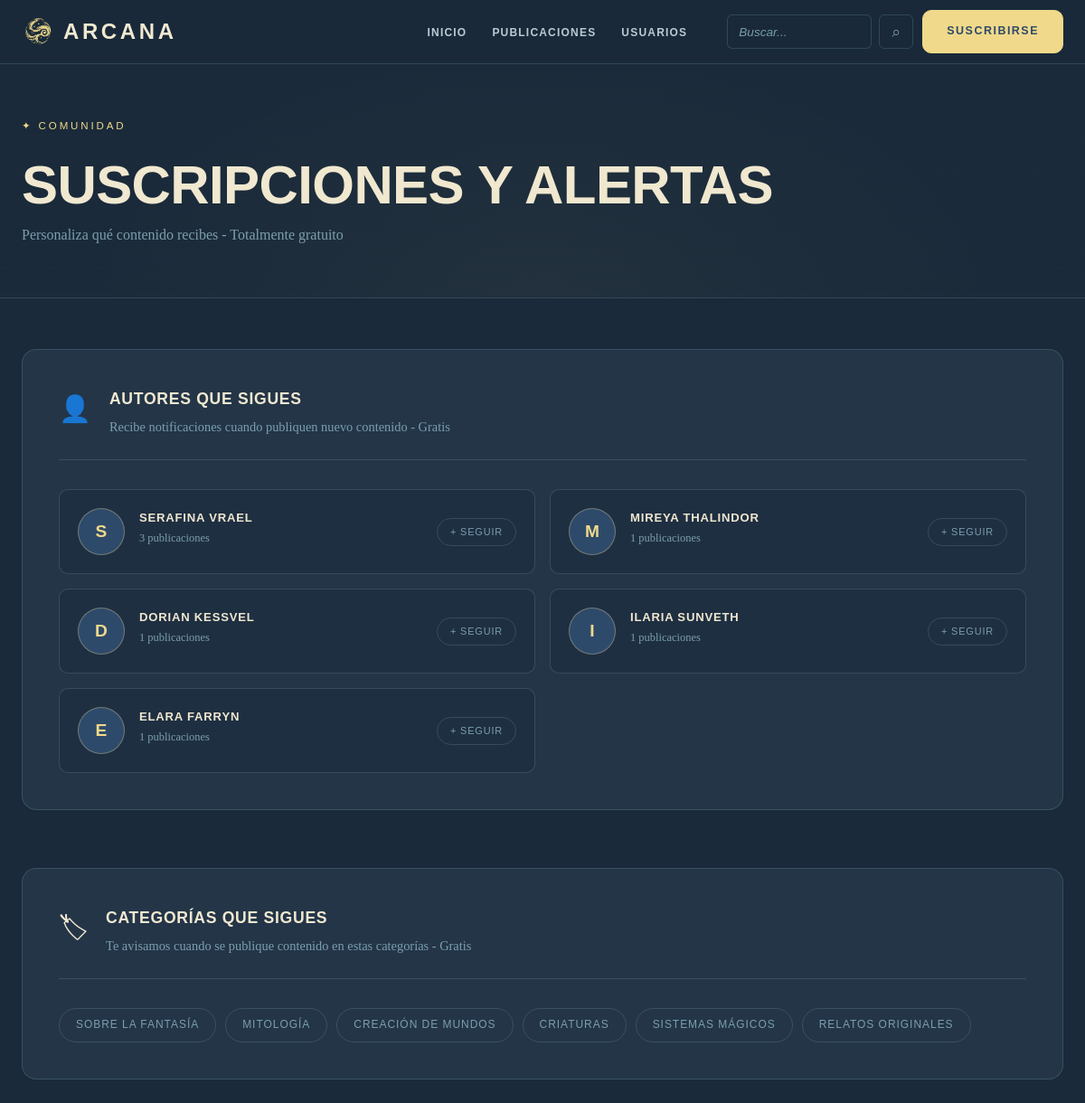
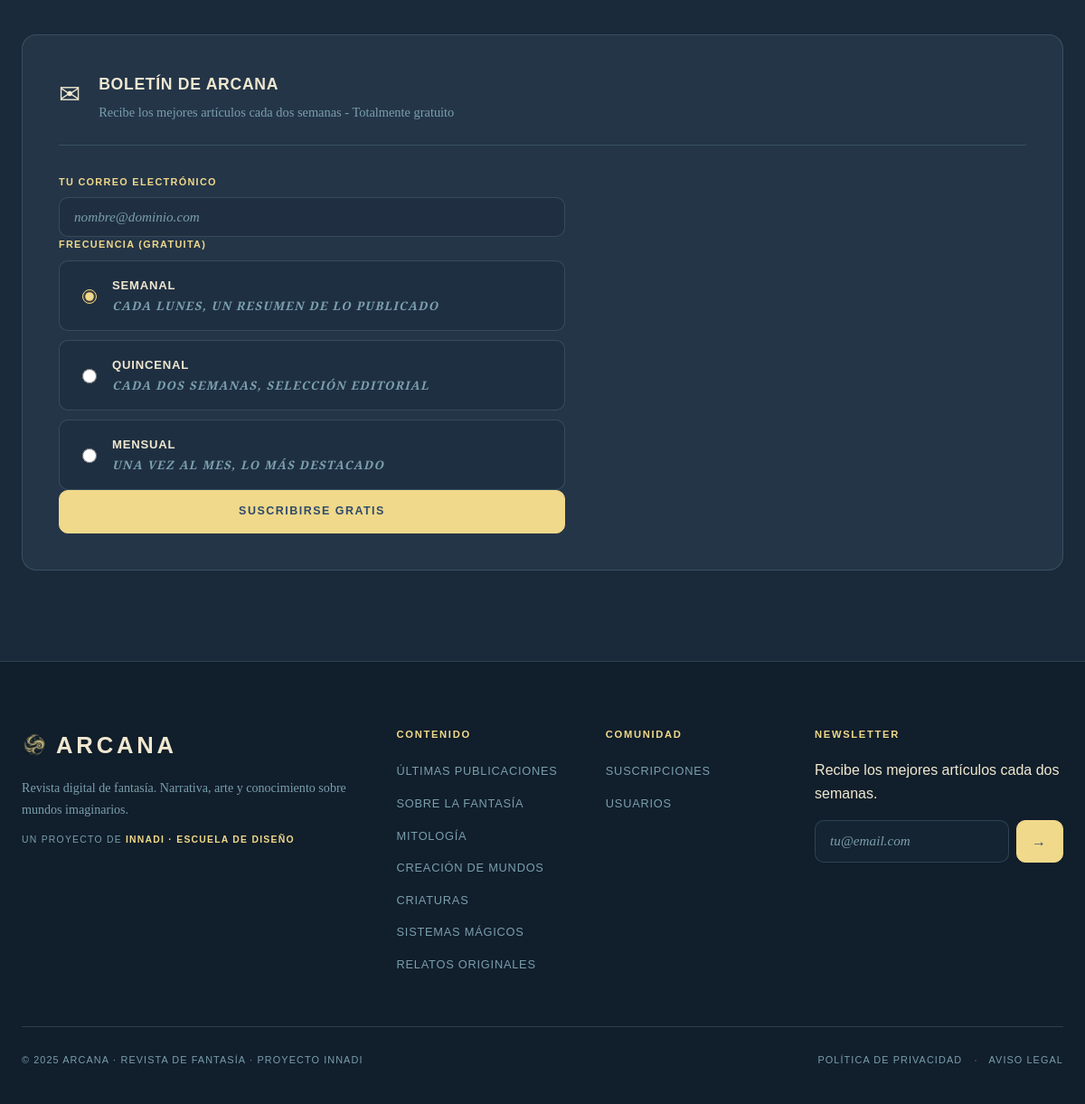
The page /suscripciones.php on the database its author committed (2 pictures, top to bottom).
### tables this page shows
CREATE TABLE IF NOT EXISTS usuarios (
    id INT AUTO_INCREMENT PRIMARY KEY,
    username VARCHAR(50) UNIQUE NOT NULL,
    email VARCHAR(100) UNIQUE NOT NULL,
    password VARCHAR(255) NOT NULL,
    nombre VARCHAR(100),
    bio TEXT,
    avatar VARCHAR(255) DEFAULT 'A',
    fecha_registro TIMESTAMP DEFAULT CURRENT_TIMESTAMP
);

CREATE TABLE IF NOT EXISTS categorias (
    id INT AUTO_INCREMENT PRIMARY KEY,
    nombre VARCHAR(50) NOT NULL,
    descripcion TEXT,
    icono VARCHAR(10) DEFAULT '⚔',
    slug VARCHAR(50) UNIQUE NOT NULL
);

### suscripciones.php (the view, shortened to what this page needs)
<?php
require_once 'db/conexion.php';
?>
<!DOCTYPE html>
<html lang="es">
<head>
  <link rel="stylesheet" href="assets/css/revista.css">
  <link rel="stylesheet" href="assets/css/estilo.css">
</head>
<body>
  <nav class="nav" id="nav">
    <div class="nav-inner">
      <a href="index.php" class="nav-logo">
        <img src="assets/img/ico.png" class="nav-logo-img" alt="Arcana">
        <span class="nav-logo-text">Arcana</span>
      </a>
      <ul class="nav-links">
        <li><a href="index.php" class="nav-link">Inicio</a></li>
        <li><a href="categorias.php" class="nav-link">Publicaciones</a></li>
        <li><a href="usuario.php" class="nav-link">Usuarios</a></li>
      </ul>
      <div class="nav-actions">
        <form action="buscar.php" method="GET" style="display:flex;gap:8px;">
          <input type="search" name="q" placeholder="Buscar..." style="background:rgba(26,42,58,0.5);border:1px solid var(--color-border);border-radius:6px;padding:8px 12px;color:var(--color-text);font-family:var(--font-ui);font-size:0.85rem;width:160px;">
          <button type="submit" class="nav-search-btn">⌕</button>
        </form>
        <a href="suscripciones.php" class="btn btn-primary nav-cta">Suscribirse</a>
      </div>
    </div>
  </nav>
  <div class="page active">
    <div class="subpage-hero">
      <div class="container">
        <p class="hero-eyebrow">✦ Comunidad</p>
        <h1 class="subpage-title">Suscripciones y alertas</h1>
        <p class="subpage-subtitle">Personaliza qué contenido recibes - Totalmente gratuito</p>
      </div>
    </div>
    <div class="container subs-layout">
      <section class="subs-section">
        <div class="subs-section-header">
          <div class="subs-section-icon">👤</div>
          <div>
            <h2>Autores que sigues</h2>
            <p>Recibe notificaciones cuando publiquen nuevo contenido - Gratis</p>
          </div>
        </div>
        <div class="authors-grid">
          <?php
          $autores = $conexion->query("SELECT u.*, COUNT(a.id) as total_art FROM usuarios u LEFT JOIN articulos a ON u.id = a.autor_id GROUP BY u.id");
          while($autor = $autores->fetch_assoc()):
          ?>
          <div class="author-sub-card" id="author-card-<?php echo $autor['id']; ?>">
            <div class="author-avatar" style="width:52px;height:52px;font-size:1.2rem;"><?php echo $autor['avatar']; ?></div>
            <div class="author-sub-info">
              <strong><?php echo htmlspecialchars($autor['nombre']); ?></strong>
              <span><?php echo $autor['total_art']; ?> publicaciones</span>
            </div>
            <button class="sub-toggle" onclick="toggleSub(<?php echo $autor['id']; ?>, this)">+ Seguir</button>
          </div>
          <?php endwhile; ?>
        </div>
      </section>
      <section class="subs-section">
        <div class="subs-section-header">
          <div class="subs-section-icon">🏷</div>
          <div>
            <h2>Categorías que sigues</h2>
            <p>Te avisamos cuando se publique contenido en estas categorías - Gratis</p>
          </div>
        </div>
        <div class="tags-sub-grid">
          <?php
          $cats = $conexion->query("SELECT * FROM categorias");
          while($cat = $cats->fetch_assoc()):
          ?>
          <button class="tag-sub-btn" onclick="this.classList.toggle('active')"><?php echo $cat['nombre']; ?></button>
          <?php endwhile; ?>
        </div>
      </section>
      <section class="subs-section">
        <div class="subs-section-header">
          <div class="subs-section-icon">✉</div>
          <div>
            <h2>Boletín de Arcana</h2>
            <p>Recibe los mejores artículos cada dos semanas - Totalmente gratuito</p>
          </div>
        </div>
        <div class="newsletter-config">
          <div class="newsletter-form-wrap">
            <form action="" method="POST">
              <div class="field">
                <label>Tu correo electrónico</label>
                <input type="email" name="email" placeholder="nombre@dominio.com" required>
              </div>
              <div class="field">
                <label>Frecuencia (Gratuita)</label>
                <div class="freq-options">
                  <label class="freq-option">
                    <input type="radio" name="freq" value="semanal" checked>
                    <span class="freq-label">
                      <strong>Semanal</strong>
                      <em>Cada lunes, un resumen de lo publicado</em>
                    </span>
                  </label>
                  <label class="freq-option">
                    <input type="radio" name="freq" value="quincenal">
                    <span class="freq-label">
                      <strong>Quincenal</strong>
                      <em>Cada dos semanas, selección editorial</em>
                    </span>
                  </label>
                  <label class="freq-option">
                    <input type="radio" name="freq" value="mensual">
                    <span class="freq-label">
                      <strong>Mensual</strong>
                      <em>Una vez al mes, lo más destacado</em>
                    </span>
                  </label>
                </div>
              </div>
              <button type="submit" class="btn btn-primary" style="width:100%;justify-content:center;">Suscribirse gratis</button>
            </form>
          </div>
        </div>
      </section>
    </div>
  </div>
  <footer class="footer">
    <div class="container">
      <div class="footer-grid">
        <div class="footer-brand">
          <div class="footer-logo">
            <img src="assets/img/ico.png" class="footer-logo-img" alt="">
            Arcana
          </div>
          <p>Revista digital de fantasía. Narrativa, arte y conocimiento sobre mundos imaginarios.</p>
          <p class="footer-innadi">Un proyecto de <strong><a href="https://www.innadi.com/">INNADI · Escuela de Diseño</a></strong></p>
        </div>
        <div class="footer-col">
          <h4>Contenido</h4>
          <ul>
            <li><a href="categorias.php">Últimas publicaciones</a></li>
            <?php
            $cats_footer = $conexion->query("SELECT * FROM categorias LIMIT 6");
            while($cat = $cats_footer->fetch_assoc()):
            ?>
            <li><a href="categorias.php?cat=<?php echo $cat['slug']; ?>"><?php echo $cat['nombre']; ?></a></li>
            <?php endwhile; ?>
          </ul>
        </div>
        <div class="footer-col">
          <h4>Comunidad</h4>
          <ul>
            <li><a href="suscripciones.php">Suscripciones</a></li>
            <li><a href="usuario.php">Usuarios</a></li>
          </ul>
        </div>
        <div class="footer-col">
          <h4>Newsletter</h4>
          <p>Recibe los mejores artículos cada dos semanas.</p>
          <form action="" method="POST" class="footer-newsletter">
            <input type="email" name="email" placeholder="tu@email.com" class="footer-email-input" required>
            <button type="submit" class="btn btn-primary footer-subscribe">→</button>
          </form>
        </div>
      </div>
      <div class="footer-bottom">
        <p>© 2025 Arcana · Revista de Fantasía · Proyecto INNADI</p>
        <div class="footer-links">
          <a href="#">Política de privacidad</a>
          <span>·</span>
          <a href="#">Aviso legal</a>
        </div>
      </div>
    </div>
  </footer>
</body>
</html>

### assets/css/estilo.css (style rules this page uses)
*, *::before, *::after { box-sizing: border-box; }
html { scroll-behavior: smooth; }
body { margin: 0; padding: 0; }
ul { list-style: none; margin: 0; padding: 0; }
a { text-decoration: none; color: inherit; }
button { cursor: pointer; font: inherit; border: none; background: none; }
img { max-width: 100%; display: block; }
.container { width: min(calc(100% - 48px), 1200px); margin: 0 auto; }

### rows shown on the page
usuarios: avatar "S", nombre "SERAFINA VRAEL", total_art "3"
usuarios: avatar "M", nombre "MIREYA THALINDOR", total_art "1"
usuarios: avatar "D", nombre "DORIAN KESSVEL", total_art "1"
usuarios: avatar "I", nombre "ILARIA SUNVETH", total_art "1"
usuarios: avatar "E", nombre "ELARA FARRYN", total_art "1"
categorias: nombre "SOBRE LA FANTASÍA"
categorias: nombre "MITOLOGÍA"
categorias: nombre "CREACIÓN DE MUNDOS"
categorias: nombre "CRIATURAS"
categorias: nombre "SISTEMAS MÁGICOS"
categorias: nombre "RELATOS ORIGINALES"
